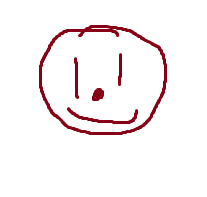
#> input picture Распознавание цвета на фото/Без имени.png, 207 x 197 px, found by its file name
$ jupyter execute 'Определение цвета на фото.ipynb'
#> lines starting #> are read from the running program, lines starting #| are printed output that depends on the picture; long printed decimals are rounded
[cell 1]
import pandas as pd
import matplotlib.image as img
import matplotlib.pyplot as plt
photo=img.imread(r"C:\Users\lanmo\Videos\Без имени.png")
#> photo is the input picture: shape (197, 207, 4) float32; mean R, G, B, A 0.978, 0.952, 0.956, 1
photo = photo[:, :, :3]
#> photo: shape (197, 207, 3) float32
photo.shape
import random
random.seed(0)

[cell 2]
print(photo)
#> (printed output is left out)

[cell 3]
from scipy.cluster.vq import kmeans,vq,whiten
import seaborn as sns

[cell 4]
r = []
g = []
b = []
for row in photo:
    for pixel in row:
        temp_r,temp_g,temp_b = pixel
        r.append(temp_r)
        g.append(temp_g)
        b.append(temp_b)
#> after the loop, b = 40779 items; g = 40779 items; r = 40779 items

[cell 5]
data= pd.DataFrame({
    'red':r,
    'green':g,
    'blue':b
})
#> data = table of 40779 rows and 3 columns
data.head()
#> Out = table of 5 rows and 3 columns

[cell 6]
data[['red_scal','green_scal','blue_scal']] = whiten(data)

[cell 7]
data
#> Out = table of 40779 rows and 6 columns

[cell 8]
data.shape
#> Out = (40779, 6)

[cell 9]
error = []
cluster = range(1,6)
for i in cluster:
    centroid,j = kmeans(data[['red_scal','green_scal','blue_scal']],i,seed = 0)
    error.append(j)
#> this loop made 5 passes
#> (centroid, j) on passes 1 to 5: ([[10.08, 4.58, 5.01]], 0.75), ([[5.64, 0.143, 0.574], [10.3, 4.8, 5.23]], 0.0512), ([[5.64, 0.143, 0.574], [10.3, 4.8, 5.23]], 0.0512), ([[10.3, 4.8, 5.23], [5.64, 0.143, 0.574]], 0.0512), ([[10.3, 4.8, 5.23], [5.64, 0.143, 0.574]], 0.0512)
#> after the loop, error = [0.75, 0.0512, 0.0512, 0.0512, 0.0512]
data_error = pd.DataFrame({'num_clust':cluster,
                           'distortions':error
                          })
#> data_error = table of 5 rows and 2 columns
sns.lineplot(x='num_clust',y='distortions', data = data_error)
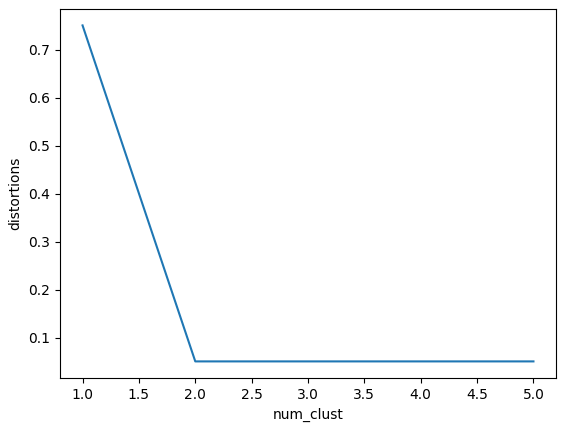
#> figure drawn by matplotlib, 1 panel

[cell 10]
colors = []
r_std,g_std,b_std = data[['red','green','blue']].std()
#> r_std = 0.097; g_std = 0.208; b_std = 0.191
centroid,_ = kmeans(data[['red_scal','green_scal','blue_scal']],2,seed = 0)
#> centroid = [[5.64, 0.143, 0.574], [10.3, 4.8, 5.23]]
for center in centroid:
    scaled_r,scaled_g,scaled_b = center
    colors.append((scaled_r * r_std,scaled_g * g_std,scaled_b* b_std)) # тут на 255 делить не нужно так как уже проскалировано
#> this loop made 2 passes
#> after the loop, colors = [(0.547, 0.0297, 0.109), (0.999, 0.998, 0.998)]

[cell 11]
print(colors)
#| [(0.5473, 0.0297, 0.1095), (0.9994, 0.9984, 0.9978)]

[cell 12]
plt.imshow([colors])
plt.show()
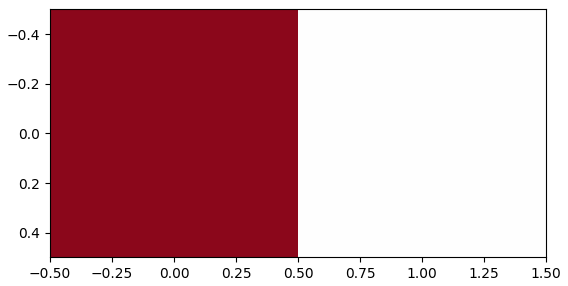
#> figure drawn by matplotlib, 1 panel
